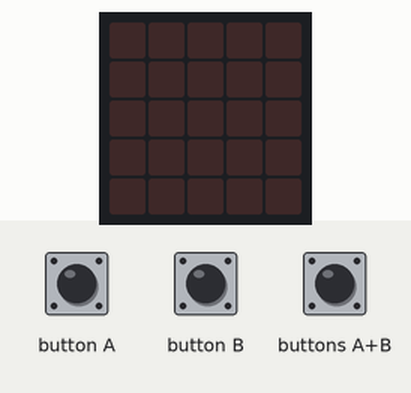
Simulated run of this program. Board: BBC micro:bit (MakeCode). On the bench: the board's 5×5 LED display. Inputs (shaded band) come from the test bench. Dim RGB values are drawn brighter than linear; random numbers come from a fixed seed.

Above: at 1.2 s.
1.3 s: button B pressed for 0.15 s
At 1.95 s:
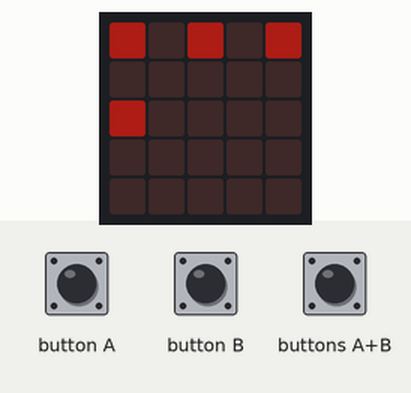
4.3 s: button A pressed for 0.15 s
At 5.35 s:
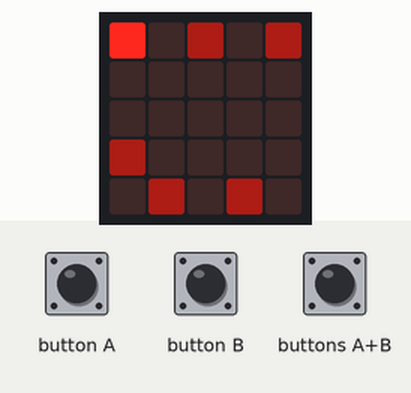
7.3 s: buttons A+B pressed for 0.15 s
At 7.76 s:
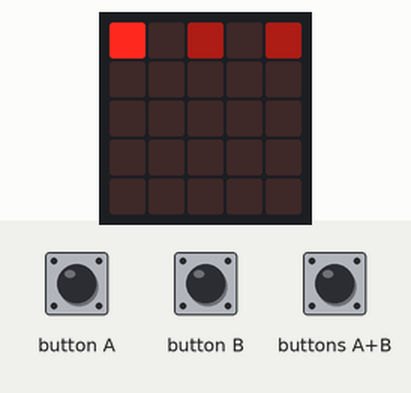
10.3 s: buttons A+B pressed for 1 s
At 13.0 s:
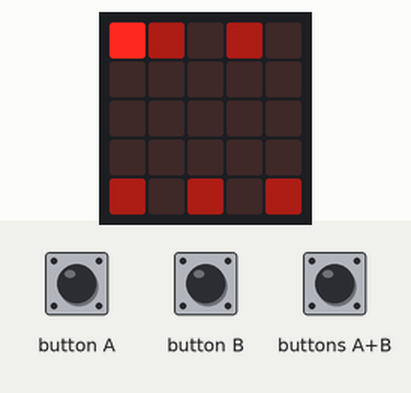
13.3 s: button B pressed for 0.15 s
At 15.95 s:
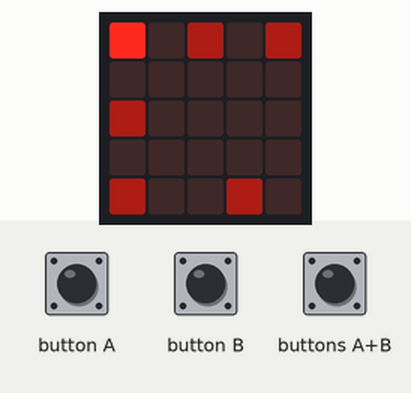
16.4 s: button A pressed for 0.15 s
At 16.7 s:
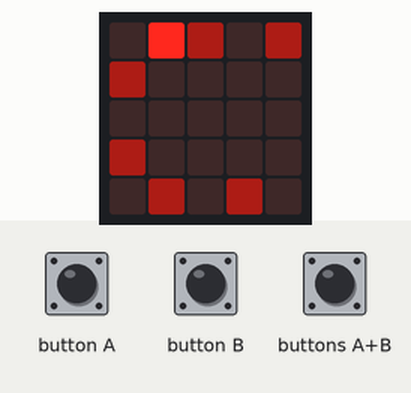

Measured:
- after the input at 1.3 s, the display: first changes after 0.15 s (image 1 shows a later state)
- after the input at 13.3 s, the display: first changes after 0.25 s (image 5 shows a later state)
- what the display in image 2 shows lasts 0.4 s, from 5.2 s to 5.6 s

The program:

main.ts
```typescript
function 燈數數 (num: number, 亮燈: boolean, 亮度: number) {
    if (num < 6) {
        X = num - 1
        Y = 0
    } else if (num >= 6 && num < 9) {
        X = 4
        Y = 0
    } else if (num >= 9 && num < 14) {
        X = 13 - num
        Y = 4
    } else if (num >= 14 && num <= 16) {
        X = 0
        Y = 17 - num
    }
    if (亮燈) {
        led.plotBrightness(X, Y, 亮度)
    } else {
        led.unplot(X, Y)
    }
}
input.onButtonPressed(Button.A, function () {
    if (true) {
        B += 1
        燈數數(B - 1, false, 255)
        if (B > 16) {
            B = 1
        }
        燈數數(B, true, 255)
    }
})
input.onButtonPressed(Button.AB, function () {
    B = 1
    A = 1
    PLAY = 0
    basic.clearScreen()
})
input.onButtonPressed(Button.B, function () {
    PLAY = 1
    for (let index = 0; index < randint(100, 116); index++) {
        A += 1
        燈數數(A - 1, false, 255)
        if (A > 16) {
            A = 1
        }
        燈數數(A, true, 50)
        燈數數(B, true, 255)
        basic.pause(100)
    }
    if (A == B) {
        basic.showIcon(IconNames.Heart)
    }
})
let PLAY = 0
let B = 0
let Y = 0
let X = 0
let A = 0
A = 0
basic.forever(function () {
    A += 1
    if (A > 16) {
        A = 1
    }
    basic.pause(100)
})
```

test.ts
```typescript
// 在這裡測試；當此封包作為擴充功能時，將不會編譯此內容。
```
